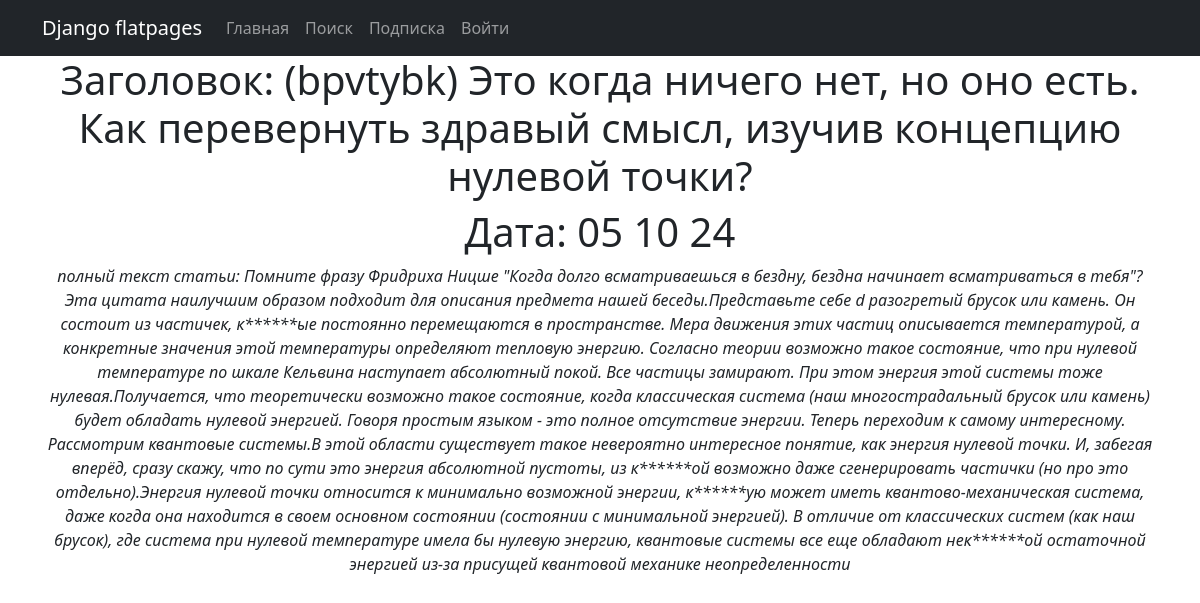
The page /posts/2 on the database its author committed.
### news/models.py (models this page shows, shortened)
class Post(models.Model):
    author = models.ForeignKey(Author, on_delete=models.DO_NOTHING)
    type = models.CharField(max_length=10, choices=TYPE_POST)
    date = models.DateTimeField(auto_now_add=True)
    category = models.ManyToManyField(Category, through='PostCategory')
    title = models.CharField(max_length=255)
    text = models.TextField()
    rating = models.IntegerField(default=0)

### news/views.py (the view)
# urls.py: path('<int:pk>', (NewsDetail.as_view()), name='onenews'),
class NewsDetail(DetailView):
    template_name = 'one_news.html'
    queryset = Post.objects.all()
    context_object_name = 'one_news'
    def get_object(self, *args, **kwargs):  # переопределяем метод получения объекта, как ни странно
        obj = cache.get(f'post-{self.kwargs["pk"]}', None)  # кэш очень похож на словарь, и метод get действует так же. Он забирает значение по ключу, если его нет, то забирает None.
        if not obj:
            obj = super().get_object(queryset=self.queryset)
            cache.set(f'post-{self.kwargs["pk"]}', obj)
        return obj

### news/templatetags/custom_filters.py (called while the page is built)
@register.filter()
def censor(value):
    for bad_words, norm_words in DIC_BAD_WORDS.items():
        value = value.replace(bad_words, norm_words)
        print
    return value

### templates/one_news.html (shortened to what this page needs)
{% extends 'flatpages/default.html' %}
{% load custom_filters %}
{% block content %}
<h1> Заголовок: {{ one_news.title|censor }}</h1>
<h1> Дата: {{ one_news.date|date:'d m y' }}</h1>
<i> полный текст статьи:  {{ one_news.text|censor }}</i>
{% endblock content %}

### rows shown on the page
Post: title|censor "(bpvtybk) Это когда ничего нет, но оно есть. Как перевернуть здравый смысл, изучив концепцию нулевой точки?", date "05 10 24", text|censor "Помните фразу Фридриха Ницше \"Когда долго всматриваешься в бездну, бездна начинает всматриваться в тебя\"? Эта цитата наилучшим образом подходит для описания предмета нашей беседы.Представьте себе d разогретый брусок или камень. Он состоит из частичек, к******ые постоянно перемещаются в пространстве. Мера движения этих частиц описывается температурой, а конкретные значения этой температуры определяют тепловую энергию. Согласно теории возможно такое состояние, что при нулевой температуре по шкале Кельвина наступает абсолютный покой. Все частицы замирают. При этом энергия этой системы тоже нулевая.Получается, что теоретически возможно такое состояние, когда классическая система (наш…"
